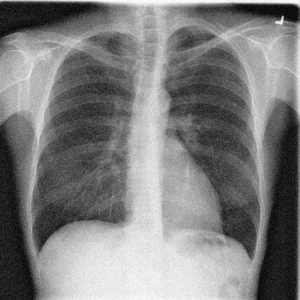
#> input picture Assignment_32/input/noisy_skeleton.png, 300 x 300 px, found by its file name
$ python median_noise_redactor.py
#> lines starting #> are read from the running program, lines starting #| are printed output that depends on the picture
import cv2
import numpy as np

image_skeleton = cv2.imread(
    "Assignment_32/input/noisy_skeleton.png", cv2.IMREAD_GRAYSCALE)
#> image_skeleton is the input picture: shape (300, 300); min 2, max 253, mean 125.6
image_board = cv2.imread(
    "Assignment_32/input/noisy_board.png", cv2.IMREAD_GRAYSCALE)
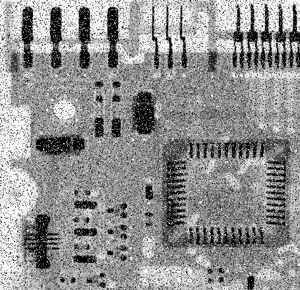
#> input picture Assignment_32/input/noisy_board.png, 300 x 290 px, found by its file name
#> image_board is the input picture: shape (290, 300); min 0, max 255, mean 144.2
image_circle = cv2.imread(
    "Assignment_32/input/noisy_image.png", cv2.IMREAD_GRAYSCALE)
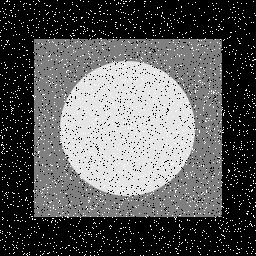
#> input picture Assignment_32/input/noisy_image.png, 256 x 256 px, found by its file name
#> image_circle is the input picture: shape (256, 256); min 0, max 255, mean 90.9
image_woman = cv2.imread("Assignment_32/input/woman.png", cv2.IMREAD_GRAYSCALE)
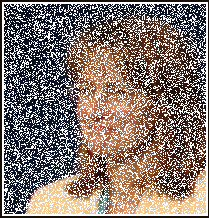
#> input picture Assignment_32/input/woman.png, 209 x 218 px, found by its file name
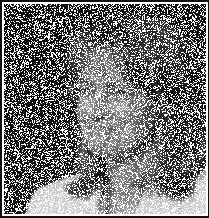
#> image_woman: shape (218, 209); min 11, max 255, mean 122.7
image_a = cv2.imread("Assignment_32/input/a.png", cv2.IMREAD_GRAYSCALE)
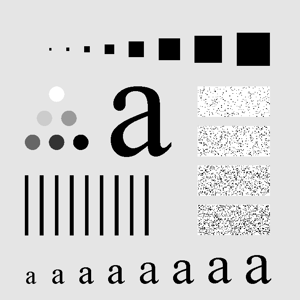
#> input picture Assignment_32/input/a.png, 300 x 300 px, found by its file name
#> image_a is the input picture: shape (300, 300); min 0, max 255, mean 207.4
image_man_woman = cv2.imread("Assignment_32/input/man_woman.png")
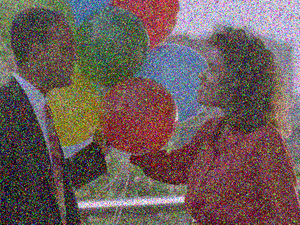
#> input picture Assignment_32/input/man_woman.png, 300 x 225 px, found by its file name
#> image_man_woman is the input picture: shape (225, 300, 3); mean B, G, R 89.9, 92.1, 109.1


def median_noise_redactor(image):
    result = cv2.medianBlur(image, 3)

    result = np.hstack((image, result))
#> result: shape (300, 600)
    cv2.imshow("", result)
    cv2.waitKey(0)


median_noise_redactor(image_skeleton)
median_noise_redactor(image_board)
median_noise_redactor(image_circle)
median_noise_redactor(image_woman)
median_noise_redactor(image_man_woman)
median_noise_redactor(image_a)
#> in median_noise_redactor (call 6), `result = np.hstack((image, result))`:
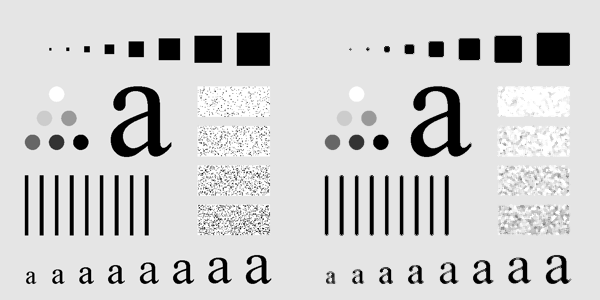
#> result: shape (300, 600); min 0, max 255, mean 207.9
